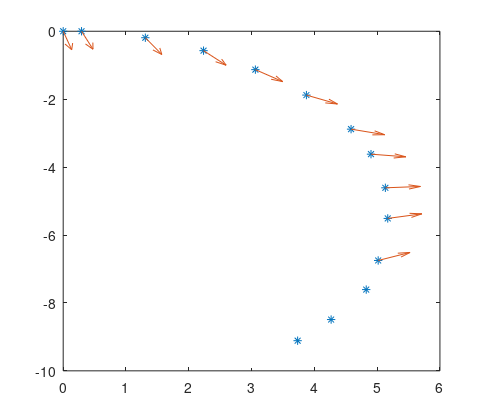

MATLAB code for this plot: (Note: this script raises an error after producing the figure.)

clear
close all
load rotationtestdata2

%%
global timestamp wheelDispL wheelDispR xm ym trot;

hf = figure(2);
set(hf,'PaperUnits','Points');
set(hf,'PaperPosition',[650,550,350,300]);

h1 = plot(xm,ym,'*', 'Color', [     0    0.4470    0.7410]);
hold on
% quiver(xm, ym, 0.5*cos(Angledegrees/180*pi), -0.5*sin(Angledegrees/180*pi));
a = quiver(xm,ym,cos(trot),sin(trot), 0.2);
set(a,'Color', h1.Color);

inds = [26, 256, 620, 920, 1230, 1550, 1900, 2230];
xj = xJag(inds);
yj = yJag(inds);
tj = tJag(inds);
h2 = plot(xj,yj,'*', 'Color', [0.8500    0.3250    0.0980]);
a = quiver(xj,yj,cos(tj),sin(tj), 0.2);
set(a,'Color', h2.Color);
a = plot(xJag,yJag);
set(a,'Color', h2.Color);

legend([h1,h2],{'True State', 'Estimated State'}, 'Location', 'NorthWest')

xlabel 'x [m]'
ylabel 'y [m]'

grid on

legend([h1,h2],{'True State', 'Estimated State'}, 'Location', 'NorthWest')



%%
niter = 100;
R0 = 0.089;
b0 = 0.242;
mmse = objfun([b0,R0,R0]);

argsmin = Inf;
minmmse = Inf;

x0 = [b0,R0,R0];
lb = 0.8*[b0,R0,R0];
ub = 1.2*[b0,R0,R0];

[args_lb,minmmse_lb] = fminsearch(@objfun, lb);
[args_x0,minmmse_x0] = fminsearch(@objfun, x0);
[args_ub,minmmse_ub] = fminsearch(@objfun, ub);

%%

argsmin = args_lb;

[xop,yop,top,exop,eyop,etop] = integrate_wheeldisps(timestamp,wheelDispL,wheelDispR,...
    argsmin(1), argsmin(2), argsmin(3));

xo = xop(inds);
exo = exop(inds);
yo = yop(inds);
eyo = eyop(inds);
to = top(inds);
eto = etop(inds);

%%

hf = figure(3);
set(hf,'PaperUnits','Points');
set(hf,'PaperPosition',[650,550,350,300]);

h1 = plot(xm,ym,'*', 'Color', [     0    0.4470    0.7410]);
hold on
% quiver(xm, ym, 0.5*cos(Angledegrees/180*pi), -0.5*sin(Angledegrees/180*pi));
a = quiver(xm,ym,cos(trot),sin(trot), 0.2);
set(a,'Color', h1.Color);


h2 = plot(xo,yo,'*', 'Color', [0.9290    0.6940    0.1250]);
a = quiver(xo,yo,cos(to),sin(to), 0.2);
set(a,'Color', h2.Color);
a = quiver(xo,yo,cos(to-eto),sin(to-eto), 0.1);
set(a,'Color', h2.Color);
a = quiver(xo,yo,cos(to+eto),sin(to+eto), 0.1);
set(a,'Color', h2.Color);
a = plot(xop,yop);
set(a,'Color', h2.Color);

for i = 1:length(exo)
    a = exo(i);
    b = eyo(i);
    x0 = xo(i);
    y0 = yo(i);
    t=-pi:0.01:pi;
    x=x0+a*cos(t);
    y=y0+b*sin(t);
    plot(x,y, '--', 'Color', h2.Color)
end

xlabel 'x [m]'
ylabel 'y [m]'

grid on

legend([h1,h2],{'True State', 'Optimized State'}, 'Location', 'NorthWest')



% print -dpng -r500 RotTest.png
